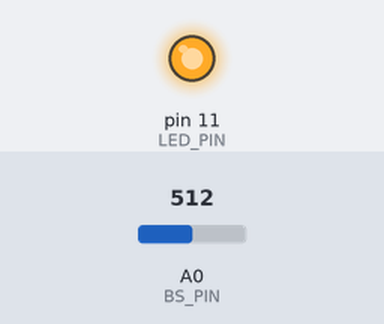
A sketch run on a simulated Arduino Uno, built with avr-gcc and run on an emulated ATmega328P. Parts: output pins drawn as LEDs (lit = HIGH). The inputs (shaded band) are chosen by the test bench; at power-on: A0 (BS_PIN) = 512. What the sketch prints to the serial monitor is not drawn.

Above: at 1.2 s.
1.3 s: A0 (BS_PIN) set to 338
2.8 s: A0 (BS_PIN) set to 313
At 3.5 s:
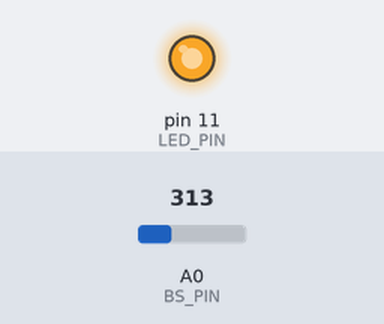
4.3 s: A0 (BS_PIN) set to 122
At 4.6 s:
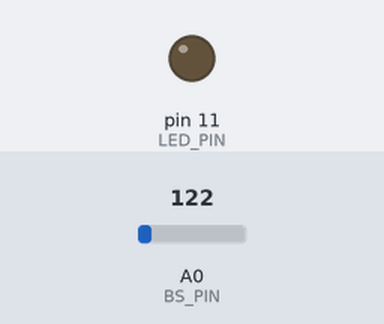
Timing chart, 0 to 7.3 s (numbered marks = the images above; inputs shaded):
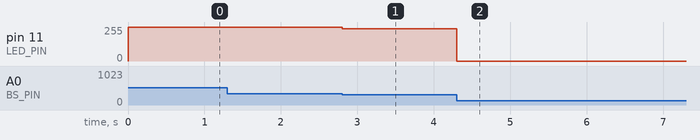

The sketch:

ch04_bend_sensor.ino
```cpp
#define SERIAL_BAUDRATE 19200
#define LED_PIN 11
#define BS_PIN A0 // 彎曲感測器（bend sensor）

void setup() {
  Serial.begin(SERIAL_BAUDRATE);
}
void loop() {
  int r = analogRead(BS_PIN);
  Serial.println(r);
  // 若彎曲程度越小（直挺挺），LED就越亮。
  // 請根據你的彎曲感測器與需求，修改底下的限制數值
  int b = constrain(r, 180, 320);
  b = map(b, 180, 320, 0, 255);
  analogWrite(LED_PIN, b);
}
```

Measured:
- after the input at 2.8 s, pin 11 (LED_PIN): 255/255 → 242/255 at once
- after the input at 4.3 s, pin 11 (LED_PIN): 242/255 → 0/255 at once
